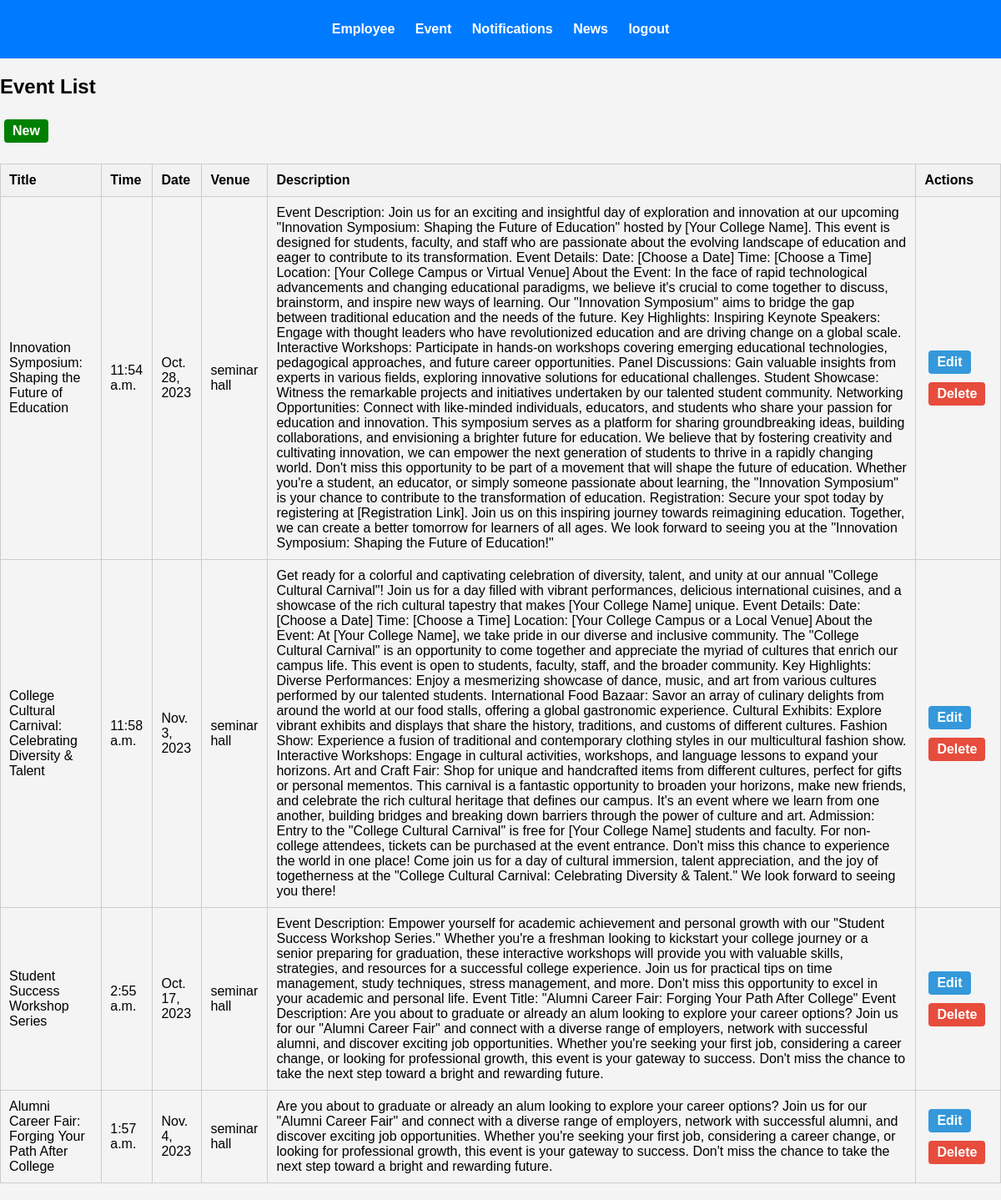
/events/ (signed in), run on the app's committed database.
### myapp/models.py (models this page shows, shortened)
class Event(models.Model):
    title = models.CharField(max_length=200)
    time = models.TimeField()
    date = models.DateField()
    description = models.TextField()
    venue = models.CharField(max_length=200)
    url = models.URLField()

### myapp/views.py (the view)
# urls.py: path('events/', views.event_list, name='event_list'),  # Create a view for listing events
def event_list(request):
    if 'username' in request.session:
        events = Event.objects.all()
        return render(request, 'event_list.html', {'events': events})
    return redirect('login')

### templates/event_list.html
{% extends "admin_header.html" %} {% block content %} {% load static %}
<h2>Event List</h2>
<a class="btn-add" href="{% url 'event_create' %}">New </a>
<table class="employee-table">
  <tr>
    <th>Title</th>
    <th>Time</th>
    <th>Date</th>
    <th>Venue</th>
    <th>Description</th>
    <th>Actions</th>
  </tr>
  {% for event in events %}
  <tr>
    <td>{{ event.title }}</td>
    <td>{{ event.time }}</td>
    <td>{{ event.date }}</td>
    <td>{{ event.venue }}</td>
    <td>{{ event.description }}</td>
    <td>
      <a class="btn-edit" href="{% url 'event_update' event.id %}">Edit</a>
      <a class="btn-delete" href="{% url 'event_delete' event.id %}">Delete</a>
    </td>
  </tr>
  {% endfor %}
</table>
{% endblock %}

### templates/admin_header.html (style rules this page uses)
.employee-table { width: 100%; border-collapse: collapse; margin: 20px auto; }
.employee-table, .employee-table th, .employee-table td { border: 1px solid #ccc; }
.employee-table th, .employee-table td { padding: 10px; text-align: left; }
.employee-table th { background-color: #f2f2f2; }
.btn-edit, .btn-add, .btn-delete { display: inline-block; padding: 5px 10px; margin: 5px; text-align: center; text-decoration: none; border-radius: 4px; }
.btn-edit { background-color: #3498db; color: #fff; }
.btn-add { background-color: green; color: #fff; }
.btn-delete { background-color: #e74c3c; color: #fff; }
body { font-family: Arial, sans-serif; background-color: #f4f4f4; margin: 0; }
a { color: #fff; text-decoration: none; font-weight: bold; }

### data on the page
Event: title "Innovation Symposium: Shaping the Future of Education", time "11:54 a.m.", date "Oct. 28, 2023", venue "seminar hall", description "Event Description: Join us for an exciting and insightful day of exploration and innovation at our upcoming \"Innovation Symposium: Shaping the Future of Education\" hosted by [Your College Name]. This event is designed for students, faculty, and staff who are passionate about the evolving landscape of education and eager to contribute to its transformation. Event Details: Date: [Choose a Date] Time: [Choose a Time] Location: [Your College Campus or Virtual Venue] About the Event: In the face of rapid technological advancements and changing educational paradigms, we believe it's crucial to come together to discuss, brainstorm, and inspire new ways of learning. Our \"Innovation Symposium\" aims…"
Event: title "College Cultural Carnival: Celebrating Diversity & Talent", time "11:58 a.m.", date "Nov. 3, 2023", venue "seminar hall", description "Get ready for a colorful and captivating celebration of diversity, talent, and unity at our annual \"College Cultural Carnival\"! Join us for a day filled with vibrant performances, delicious international cuisines, and a showcase of the rich cultural tapestry that makes [Your College Name] unique. Event Details: Date: [Choose a Date] Time: [Choose a Time] Location: [Your College Campus or a Local Venue] About the Event: At [Your College Name], we take pride in our diverse and inclusive community. The \"College Cultural Carnival\" is an opportunity to come together and appreciate the myriad of cultures that enrich our campus life. This event is open to students, faculty, staff, and the broader…"
Event: title "Student Success Workshop Series", time "2:55 a.m.", date "Oct. 17, 2023", venue "seminar hall", description "Event Description: Empower yourself for academic achievement and personal growth with our \"Student Success Workshop Series.\" Whether you're a freshman looking to kickstart your college journey or a senior preparing for graduation, these interactive workshops will provide you with valuable skills, strategies, and resources for a successful college experience. Join us for practical tips on time management, study techniques, stress management, and more. Don't miss this opportunity to excel in your academic and personal life. Event Title: \"Alumni Career Fair: Forging Your Path After College\" Event Description: Are you about to graduate or already an alum looking to explore your career options?…"
Event: title "Alumni Career Fair: Forging Your Path After College", time "1:57 a.m.", date "Nov. 4, 2023", venue "seminar hall", description "Are you about to graduate or already an alum looking to explore your career options? Join us for our \"Alumni Career Fair\" and connect with a diverse range of employers, network with successful alumni, and discover exciting job opportunities. Whether you're seeking your first job, considering a career change, or looking for professional growth, this event is your gateway to success. Don't miss the chance to take the next step toward a bright and rewarding future."
